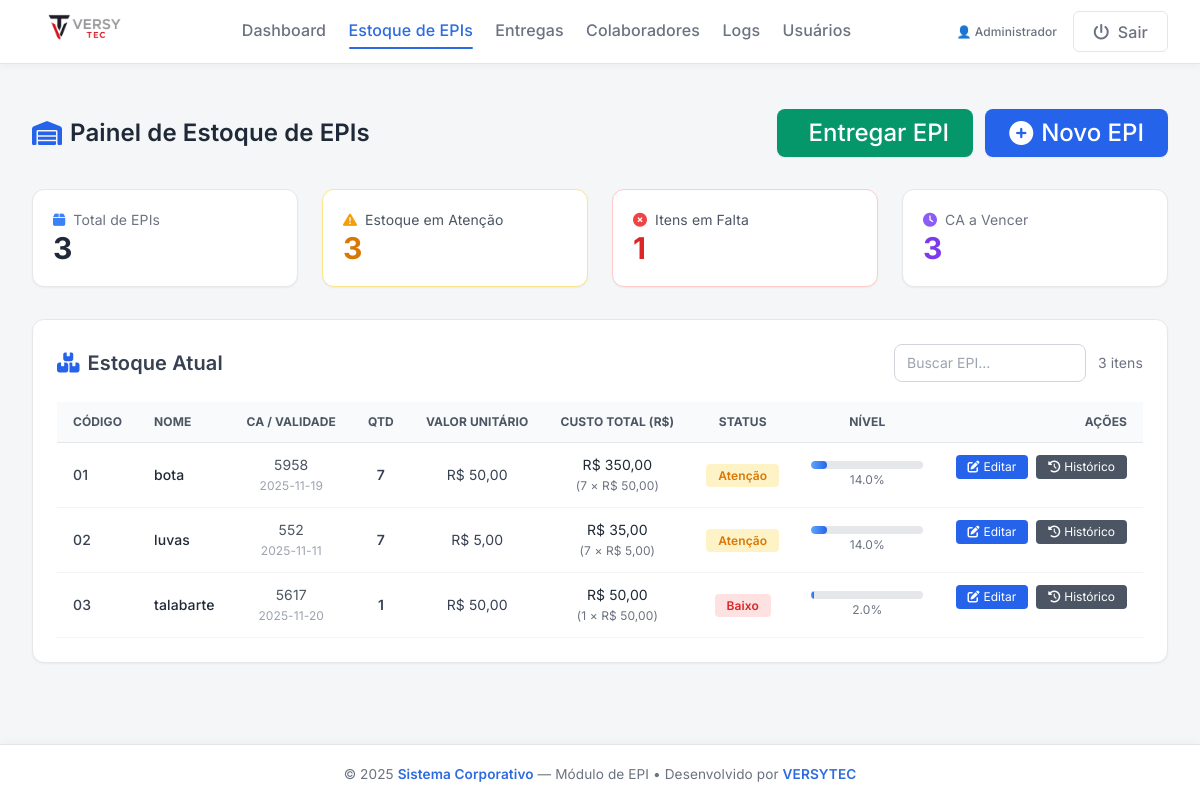
Page /epis (signed in) on the committed database.
### app.py (models this page shows)
class User(UserMixin, db.Model):
    id = db.Column(db.Integer, primary_key=True)
    nome = db.Column(db.String(120))
    login = db.Column(db.String(80), unique=True)
    senha = db.Column(db.String(120))
    role = db.Column(db.String(50), default='user')  # admin / supervisor / user

class Epi(db.Model):
    __tablename__ = 'epi'
    id = db.Column(db.Integer, primary_key=True)
    nome = db.Column(db.String(120), nullable=False)
    codigo_produto = db.Column(db.String(50))
    numero_ca = db.Column(db.String(50))
    validade_ca = db.Column(db.String(50))  # DD/MM/YYYY ou YYYY-MM-DD
    quantidade = db.Column(db.Integer, default=0)
    valor_unitario = db.Column(db.Float, default=0.0)
    observacao = db.Column(db.String(255))
    entregas = db.relationship(
        'EntregaEpi',
        backref='epi',
        lazy=True,
        cascade='all, delete-orphan'
    )
    historico = db.relationship(
        "HistoricoEpi",
        backref="epi_rel",
        lazy=True,
        cascade='all, delete-orphan'
    )

### app.py (the view, shortened to what this page needs)
@app.route('/epis', methods=['GET', 'POST'])
@login_required
def epis():
    filtro = request.args.get('filtro', '').strip()
    epis_list = (
        Epi.query.filter(Epi.nome.ilike(f"%{filtro}%")).all()
        if filtro else
        Epi.query.all()
    )
    funcionarios = Funcionario.query.order_by(Funcionario.nome).all()
    return render_template(
        'epis.html',
        user=current_user,
        epis=epis_list,
        funcionarios=funcionarios,
        filtro=filtro
    )

### app.py (called while the page is built)
@login_manager.user_loader
def load_user(user_id):
    return User.query.get(int(user_id))

### templates/epis.html (shortened to what this page needs)
{% extends "base.html" %}
{% block content %}
<h2 class="text-2xl font-semibold mb-8 text-gray-800 flex items-center justify-between">
  <span class="flex items-center gap-2">
    <i class="fas fa-warehouse text-blue-600"></i>
    Painel de Estoque de EPIs
  </span>
  <div class="flex gap-3">
    <button onclick="abrirModal('modalEntrega')"
      class="bg-green-600 hover:bg-green-700 text-white rounded-lg px-6 py-2 font-medium shadow-sm flex items-center gap-2 transition">
       Entregar EPI
    </button>
    <button onclick="abrirModal('modalCadastro')"
      class="bg-blue-600 hover:bg-blue-700 text-white rounded-lg px-6 py-2 font-medium shadow-sm flex items-center gap-2 transition">
      <i class="fas fa-plus-circle"></i> Novo EPI
    </button>
  </div>
</h2>
<div class="grid grid-cols-1 sm:grid-cols-4 gap-6 mb-8">
  <div class="bg-white border border-gray-200 p-5 rounded-xl shadow-sm hover:shadow-md transition">
    <h4 class="text-sm text-gray-500 flex items-center gap-2">
      <i class="fas fa-box text-blue-500"></i> Total de EPIs
    </h4>
    <p class="text-3xl font-bold text-gray-800">{{ epis|length }}</p>
  </div>
  <div class="bg-white border border-yellow-200 p-5 rounded-xl shadow-sm hover:shadow-md transition">
    <h4 class="text-sm text-gray-600 flex items-center gap-2">
      <i class="fas fa-exclamation-triangle text-yellow-500"></i> Estoque em Atenção
    </h4>
    <p class="text-3xl font-bold text-yellow-600">
      {{ epis | selectattr('quantidade', 'le', 15) | list | length }}
    </p>
  </div>
  <div class="bg-white border border-red-200 p-5 rounded-xl shadow-sm hover:shadow-md transition">
    <h4 class="text-sm text-gray-600 flex items-center gap-2">
      <i class="fas fa-times-circle text-red-500"></i> Itens em Falta
    </h4>
    <p class="text-3xl font-bold text-red-600">
      {{ epis | selectattr('quantidade', 'le', 5) | list | length }}
    </p>
  </div>
  <div class="bg-white border border-gray-200 p-5 rounded-xl shadow-sm hover:shadow-md transition">
    <h4 class="text-sm text-gray-500 flex items-center gap-2">
      <i class="fas fa-clock text-purple-500"></i> CA a Vencer
    </h4>
    <p class="text-3xl font-bold text-purple-600">
      {{ epis | selectattr('validade_ca', 'defined') | list | length }}
    </p>
  </div>
</div>
<div class="bg-white border border-gray-200 rounded-xl p-6 shadow-sm">
  <div class="flex justify-between items-center mb-5">
    <h3 class="text-xl font-semibold text-gray-700 flex items-center gap-2">
      <i class="fas fa-boxes text-blue-600"></i> Estoque Atual
    </h3>
    <div class="flex items-center gap-3">
      <input id="filtroBusca" type="text" placeholder="Buscar EPI..."
        class="px-3 py-2 border border-gray-300 rounded-lg text-sm w-48 focus:ring-blue-300 focus:ring outline-none"
        onkeyup="filtrarEPIs()">
      <span class="text-sm text-gray-500">{{ epis|length }} itens</span>
    </div>
  </div>
  {% if epis %}
  <div class="overflow-x-auto">
    <table id="tabelaEPIs" class="w-full text-left border-collapse text-sm">
      <thead>
        <tr class="bg-gray-50 border-b border-gray-200 text-gray-600 uppercase text-xs">
          <th class="py-3 px-4">Código</th>
          <th class="py-3 px-4">Nome</th>
          <th class="py-3 px-4 text-center">CA / Validade</th>
          <th class="py-3 px-4 text-center">Qtd</th>
          <th class="py-3 px-4 text-center">Valor Unitário</th>
          <th class="py-3 px-4 text-center">Custo Total (R$)</th>
          <th class="py-3 px-4 text-center">Status</th>
          <th class="py-3 px-4 text-center">Nível</th>
          <th class="py-3 px-4 text-right">Ações</th>
        </tr>
      </thead>
      <tbody>
        {% for epi in epis %}
        {% set valor_unit = epi.valor_unitario or 0 %}
        {% set total_epi = (epi.quantidade or 0) * valor_unit %}
        <tr class="border-b border-gray-100 hover:bg-gray-50 transition">
          <td class="py-3 px-4 text-gray-700 font-medium">
            {{ epi.codigo_produto or '-' }}
          </td>
          <td class="py-3 px-4 font-medium text-gray-800">{{ epi.nome }}</td>
          <td class="py-3 px-4 text-center text-gray-600">
            {{ epi.numero_ca or '-' }}<br>
            <span class="text-gray-400 text-xs">
              {% if epi.validade_ca %}
                {% if epi.validade_ca.__class__.__name__ == 'datetime' %}
                  {{ epi.validade_ca.strftime('%d/%m/%Y') }}
                {% else %}
                  {{ epi.validade_ca }}
                {% endif %}
              {% else %}-{% endif %}
            </span>
          </td>
          <td class="py-3 px-4 text-center font-semibold text-gray-700">
            {{ epi.quantidade }}
          </td>
          <td class="py-3 px-4 text-center text-gray-700">
            R$ {{ "%.2f"|format(valor_unit)|replace(".", ",") }}
          </td>
          <td class="py-3 px-4 text-center text-gray-800">
            R$ {{ "%.2f"|format(total_epi)|replace(".", ",") }}<br>
            <span class="text-xs text-gray-500">
              ({{ epi.quantidade }} × R$ {{ "%.2f"|format(valor_unit)|replace(".", ",") }})
            </span>
          </td>
          <td class="py-3 px-4 text-center">
            {% if epi.quantidade <= 5 %}
              <span class="bg-red-100 text-red-600 px-3 py-1 rounded text-xs font-semibold">Baixo</span>
            {% elif epi.quantidade <= 15 %}
              <span class="bg-yellow-100 text-yellow-600 px-3 py-1 rounded text-xs font-semibold">Atenção</span>
            {% else %}
              <span class="bg-green-100 text-green-600 px-3 py-1 rounded text-xs font-semibold">Normal</span>
            {% endif %}
          </td>
          <td class="py-3 px-4 text-center">
            {% set perc = (epi.quantidade / 50 * 100) if epi.quantidade < 50 else 100 %}
            <div class="w-28 bg-gray-200 h-2 rounded-full overflow-hidden">
              <div class="h-2 rounded-full bg-gradient-to-r from-blue-400 to-blue-600"
                   style="width: {{ perc }}%"></div>
            </div>
            <span class="text-xs text-gray-500">{{ perc|round(0) }}%</span>
          </td>
          <td class="py-3 px-4 text-right flex justify-end gap-2">
            <button onclick="abrirModal('modalEditar{{ epi.id }}')"
              class="px-3 py-1 bg-blue-600 hover:bg-blue-700 text-white rounded text-xs flex items-center gap-1">
              <i class="fas fa-edit"></i> Editar
            </button>
            <button onclick="abrirModal('modalHistorico{{ epi.id }}')"
              class="px-3 py-1 bg-gray-600 hover:bg-gray-700 text-white rounded text-xs flex items-center gap-1">
              <i class="fas fa-history"></i> Histórico
            </button>
          </td>
        </tr>
        {% endfor %}
      </tbody>
    </table>
  </div>
  {% else %}
    <p class="text-gray-400 italic text-center py-6">Nenhum EPI cadastrado.</p>
  {% endif %}
</div>
{% endblock %}

### templates/base.html (shortened to what this page needs)
<!DOCTYPE html>
<html lang="pt-BR">
<head>
  <link href="https://cdn.jsdelivr.net/npm/tailwindcss@2.2.19/dist/tailwind.min.css" rel="stylesheet">
</head>
<body>
  <header>
    <div class="brand">
      <img src="{{ url_for('static', filename='logo.png') }}" alt="Logo">
    </div>
    <nav>
      <a href="{{ url_for('dashboard') }}"
         class="{% if request.endpoint == 'dashboard' %}active{% endif %}">
         Dashboard
      </a>
      {% if current_user.role in ['estoquista', 'admin'] %}
        <a href="{{ url_for('epis') }}"
           class="{% if request.endpoint == 'epis' %}active{% endif %}">
           Estoque de EPIs
        </a>
        <a href="{{ url_for('entregas') }}"
           class="{% if request.endpoint == 'entregas' %}active{% endif %}">
           Entregas
        </a>
      {% endif %}
      {% if current_user.role == 'admin' %}
        <a href="{{ url_for('cadastro_funcionarios') }}"
           class="{% if request.endpoint == 'cadastro_funcionarios' %}active{% endif %}">
           Colaboradores
        </a>
        <a href="{{ url_for('logs') }}"
           class="{% if request.endpoint == 'logs' %}active{% endif %}">
           Logs
        </a>
        <a href="{{ url_for('usuarios') }}"
           class="{% if request.endpoint == 'usuarios' %}active{% endif %}">
           Usuários
        </a>
      {% endif %}
    </nav>
    <div class="flex items-center gap-4">
      <span class="text-xs text-gray-500 hidden sm:block font-medium">
        👤 {{ current_user.nome }}
      </span>
      <a href="{{ url_for('logout') }}" class="btn-sair">
        <i class="fas fa-power-off mr-1"></i> Sair
      </a>
    </div>
  </header>
  <main>
    {% block content %}{% endblock %}
  </main>
  <footer>
    © 2025 <span>Sistema Corporativo</span> — Módulo de EPI • Desenvolvido por <span>VERSYTEC</span>
  </footer>
</body>
</html>

### templates/base.html (style rules this page uses)
:root { --bg: #f4f6f8; --header-bg: #ffffff; --panel: #ffffff; --border: #e3e6ea; --text: #1f2937; --muted: #6b7280; --accent: #2d6cdf; --accent-light: #e8f0ff; --radius: 10px; --shadow: 0 4px 12px rgba(0,0,0,0.06); }
body { background: var(--bg); margin: 0; padding: 0; color: var(--text); font-family: 'Inter', sans-serif; letter-spacing: 0.1px; }
header { background: var(--header-bg); border-bottom: 1px solid var(--border); padding: 0.9rem 2rem; display: flex; justify-content: space-between; align-items: center; height: 64px; min-height: 64px; overflow: hidden; position: sticky; top: 0; z-index: 50; box-shadow: 0 2px 8px rgba(0,0,0,0.04); }
.brand { display: flex; align-items: center; gap: 0.75rem; }
.brand img { height: 70px; max-height: 70px; object-fit: contain; margin-top: -10px; }
nav { display: flex; gap: 1.4rem; }
nav a { color: var(--muted); font-weight: 500; padding-bottom: 4px; transition: 0.25s ease; position: relative; }
nav a.active { color: var(--accent); }
nav a.active::after { content: ""; position: absolute; left: 0; bottom: -3px; width: 100%; height: 2px; background: var(--accent); border-radius: 4px; }
.btn-sair { border: 1px solid var(--border); padding: 0.45rem 1.2rem; border-radius: 6px; font-weight: 500; color: var(--muted); transition: 0.25s; background: white; }
main { padding: 2.8rem 2rem; min-height: 85vh; }
footer { background: var(--header-bg); border-top: 1px solid var(--border); text-align: center; padding: 1.2rem; color: var(--muted); font-size: .85rem; box-shadow: 0 -2px 8px rgba(0,0,0,0.03); }
footer span { color: var(--accent); font-weight: 600; }

### rows in the picture
User: nome "Administrador"
Epi: codigo_produto "01", nome "bota", numero_ca "5958", validade_ca "2025-11-19", quantidade "7", valor_unitario "50,00", value "350,00", shows "Atenção", {{ perc }} 14.000000000000002 (drawn), perc "14.0"
Epi: codigo_produto "02", nome "luvas", numero_ca "552", validade_ca "2025-11-11", quantidade "7", valor_unitario "5,00", value "35,00", shows "Atenção", {{ perc }} 14.000000000000002 (drawn), perc "14.0"
Epi: codigo_produto "03", nome "talabarte", numero_ca "5617", validade_ca "2025-11-20", quantidade "1", valor_unitario "50,00", value "50,00", shows "Baixo", perc "2.0"

### other values in the picture
{{ epis|length }} "3"
{{ epis | selectattr('quantidade', 'le', 15) | list | length }} "3"
{{ epis | selectattr('quantidade', 'le', 5) | list | length }} "1"
{{ epis | selectattr('validade_ca', 'defined') | list | length }} "3"
